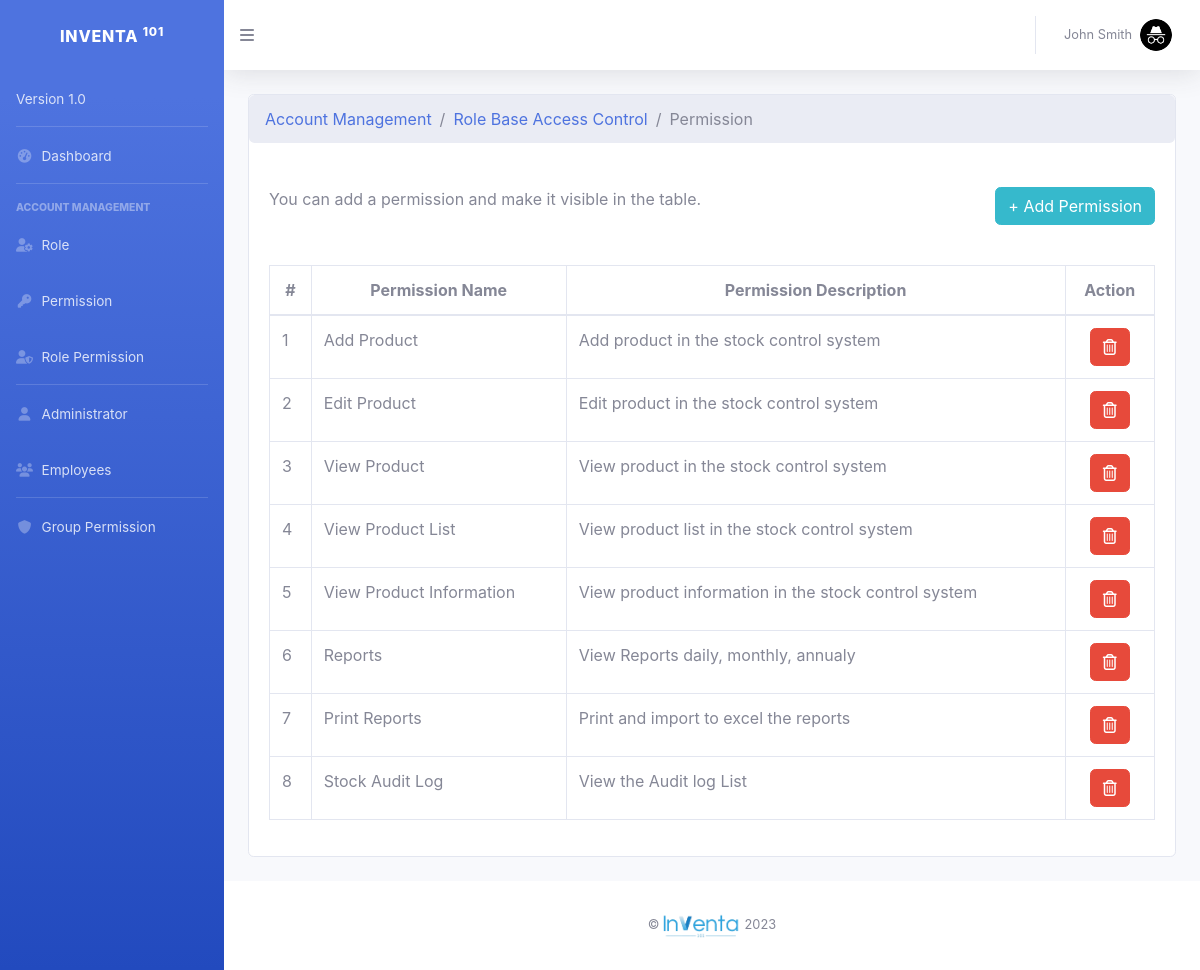
/permission.php (signed in), run on the app's committed database.
### tables this page shows
CREATE TABLE `permission` (
  `id` int(11) NOT NULL,
  `permission` varchar(255) NOT NULL,
  `description` varchar(255) NOT NULL
);

### permission.php (the view, shortened to what this page needs)
<!DOCTYPE html>
    <html lang="en">
    <head>
        <link href="./css/dashboard.css" rel="stylesheet">
    </head>
    <body id="page-top">
        <div id="wrapper">
            <?php
                include "./include/sidebar.php";
            ?>
            <div id="content-wrapper" class="d-flex flex-column">
                <div id="content">
                    <?php
                        include "./include/topbar.php";
                    ?>
                    <div class="container-fluid">
                    <div class="card mb-4">
                            <ol class="breadcrumb mb-4">
                                <li class="breadcrumb-item"><a href="./admin.php">Account Management</a></li>
                                <li class="breadcrumb-item"><a href="./createRole.php">Role Base Access Control</a></li>
                                <li class="breadcrumb-item active">Permission</li>
                            </ol>
                            <div class="card-body">
                                You can add a permission and make it visible in the table.
                                <button onclick="openModal()" type="button" style="float: right; color: white;" class="btn btn-info">+ Add Permission</button>
                            </div>
                            <div class="card-body">
                                <div class="table-responsive">
                                    <table id="datatablesSimple" class="table table-bordered" id="dataTable" width="100%" cellspacing="0">
                                        <thead>
                                            <tr>
                                                <th scope="col" class="text-center">#</th>
                                                <th scope="col" class="text-center">Permission Name</th>
                                                <th scope="col" class="text-center">Permission Description</th>
                                                <th scope="col" class="text-center">Action</th>
                                            </tr>
                                        </thead>
                                        <tbody>
                                            <?php
                                                include "./dbconn.php";
                                                $sql = "SELECT * FROM `permission`";
                                                $result = mysqli_query($connect, $sql);
                                                while ($row = mysqli_fetch_assoc($result)) {
                                                    ?>
                                                    <tr>
                                                        <td><?php echo $row['id']; ?></td>
                                                        <td><?php echo $row['permission']; ?></td>
                                                        <td><?php echo $row['description']; ?></td>
                                                        <td>
                                                            <div class="d-flex" style="gap: 10px; justify-content: center;">
                                                                <a href="./delete_row_permission.php?id=<?php echo $row['id'] ?>" class="btn btn-danger" data-toggle="tooltip" data-placement="top" title="Delete">
                                                                    <i class="far fa-trash-can fs-5"></i>
                                                                </a>
                                                            </div>
                                                        </td>
                                                    </tr>
                                                    <?php
                                                }
                                            ?>
                                        </tbody>
                                    </table>
                                </div>
                            </div>
                        </div>
                    </div>
                </div>
                <?php
                    include "./include/footer.php";
                ?>
            </div>
        </div>
    </body>
</html>

### include/sidebar.php
<ul class="navbar-nav bg-gradient-primary sidebar sidebar-dark accordion" id="accordionSidebar">
                <a class="sidebar-brand" href="controlpanel.php">
                    <div>Inventa <sup>101</sup></div>
                </a>
                <li class="nav-item">
                    <a class="nav-link" href="controlpanel.php">
                        <span>Version 1.0</span>
                    </a>
                </li>
                <hr class="sidebar-divider my-0">
                <li class="nav-item">
                    <a class="nav-link" href="controlpanel.php">
                        <i class="fas fa-fw fa-tachometer-alt"></i>
                        <span>Dashboard</span>
                    </a>
                </li>
                <hr class="sidebar-divider">
                <div class="sidebar-heading">
                    Account Management
                </div>
                <li class="nav-item">
                    <a class="nav-link" href="./role.php">
                        <i class="fas fa-fw fa-user-gear"></i>
                        <span>Role</span>
                    </a>
                </li>
                <li class="nav-item">
                    <a class="nav-link" href="./permission.php">
                        <i class="fas fa-fw fa-key"></i>
                        <span>Permission</span>
                    </a>
                </li>
                <li class="nav-item">
                    <a class="nav-link" href="defineRolePermission.php">
                        <i class="fas fa-fw fa-user-shield"></i>
                        <span>Role Permission</span>
                    </a>
                </li>
                <hr class="sidebar-divider my-0">
                <li class="nav-item">
                    <a class="nav-link" href="admin.php">
                        <i class="fas fa-fw fa-user"></i>
                        <span>Administrator</span>
                    </a>
                </li>
                <li class="nav-item">
                    <a class="nav-link" href="Employees.php">
                        <i class="fas fa-fw fa-users"></i>
                        <span>Employees</span>
                    </a>
                </li>
                <hr class="sidebar-divider my-0">
                <li class="nav-item">
                    <a class="nav-link" href="defineGroupPermission.php">
                        <i class="fas fa-fw fa-shield"></i>
                        <span>Group Permission</span>
                    </a>
                </li>
            </ul>

### include/topbar.php (shortened to what this page needs)
<nav class="navbar navbar-expand navbar-light bg-white topbar mb-4 static-top shadow">
    <span id="sidebarToggle"><i class="fa fa-bars" aria-hidden="true"></i></span>
    <ul class="navbar-nav ml-auto">
        <li class="nav-item dropdown no-arrow">
            <a class="nav-link dropdown-toggle" href="#" id="userDropdown" role="button"
                data-toggle="dropdown" aria-haspopup="true" aria-expanded="false">
                <?php
                    $adminName = isset($_SESSION['name']) ? $_SESSION['name'] : '';
                    $adminImage = isset($_SESSION['adminImage']) ? $_SESSION['adminImage'] : '';
                    ?>
                    <span class="mr-2 d-none d-lg-inline text-gray-600 small"><?php echo htmlspecialchars($adminName) ?></span>
                    <img class="img-profile rounded-circle" src="./uploads/<?php echo htmlspecialchars($adminImage) ?>" width="50px" height="50px" alt="">
            </a>
        </li>
    </ul>
</nav>

### include/footer.php
<footer class="sticky-footer bg-white">
                    <div class="container my-auto">
                        <div class="copyright text-center my-auto">
                            <span> &copy; <img src="./img/Inventa-logo.png" height="25px" alt=""> 2023</span>
                        </div>
                    </div>
                </footer>

### data on the page
permission: id "1", permission "Add Product", description "Add product in the stock control system"
permission: id "2", permission "Edit Product", description "Edit product in the stock control system"
permission: id "3", permission "View Product", description "View product in the stock control system"
permission: id "4", permission "View Product List", description "View product list in the stock control system"
permission: id "5", permission "View Product Information", description "View product information in the stock control system"
permission: id "6", permission "Reports", description "View Reports daily, monthly, annualy"
permission: id "7", permission "Print Reports", description "Print and import to excel the reports"
permission: id "8", permission "Stock Audit Log", description "View the Audit log List"

### other printed values
$adminName "John Smith"
